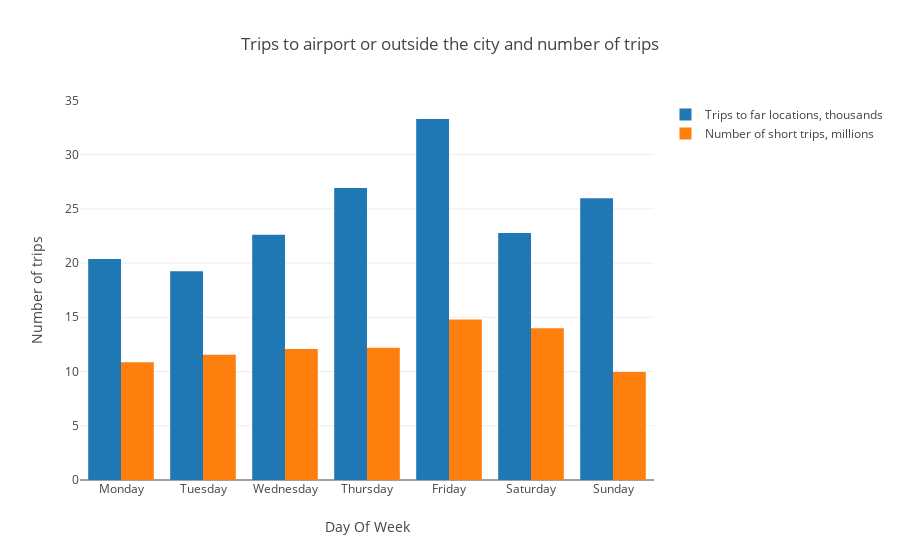

Notebook source saved alongside this figure:
### Code cell
far_df = data[(data['Borough_DO'] == 'Unknown') | (data['Borough_PU'] == 'Unknown') |  (data['Borough_DO'] == 'EWR') | (data['Borough_PU'] == 'EWR')].groupby(['day_of_week'])[['trip_duration_seconds']].count()/1000

short_df = data[data['trip_duration_seconds'] < 64800].groupby(['day_of_week'])[['trip_duration_seconds']].count() / 10**6

far_df = far_df.groupby(['day_of_week']).sum().reindex(right_order)

short_df = short_df.groupby(['day_of_week']).sum().reindex(right_order) 

trace2 = go.Bar(x = long_df.index, y = long_df['trip_duration_seconds'], name = 'Trips to far locations, thousands')

trace3 = go.Bar(x = all_df.index, y = all_df['trip_duration_seconds'], name = 'Number of short trips, millions')

fig = go.Figure([trace2, trace3], layout=layout)

layout = {'title': 'Trips to airport or outside the city and number of trips', 'xaxis': {'title': 'Day Of Week'}, 'yaxis': {'title': 'Number of trips'}}

iplot(fig, show_link=False)

### Figure 1 — Plotly figure (JSON) as saved in the notebook; plotly's stock layout.template omitted (floating-point values rounded to 4 significant figures)
{"data": [{"name": "Trips to far locations, thousands", "type": "bar", "uid": "0b71151c-01a0-11e9-86cd-aa52de1eccf8", "x": ["Monday", "Tuesday", "Wednesday", "Thursday", "Friday", "Saturday", "Sunday"], "y": [20.38, 19.24, 22.6, 26.92, 33.28, 22.77, 25.97]}, {"name": "Number of short trips, millions", "type": "bar", "uid": "0b71151d-01a0-11e9-b612-aa52de1eccf8", "x": ["Monday", "Tuesday", "Wednesday", "Thursday", "Friday", "Saturday", "Sunday"], "y": [10.86, 11.54, 12.09, 12.2, 14.8, 13.99, 9.958]}], "layout": {"title": "Trips to airport or outside the city and number of trips", "xaxis": {"title": "Day Of Week"}, "yaxis": {"title": "Number of trips"}}}
